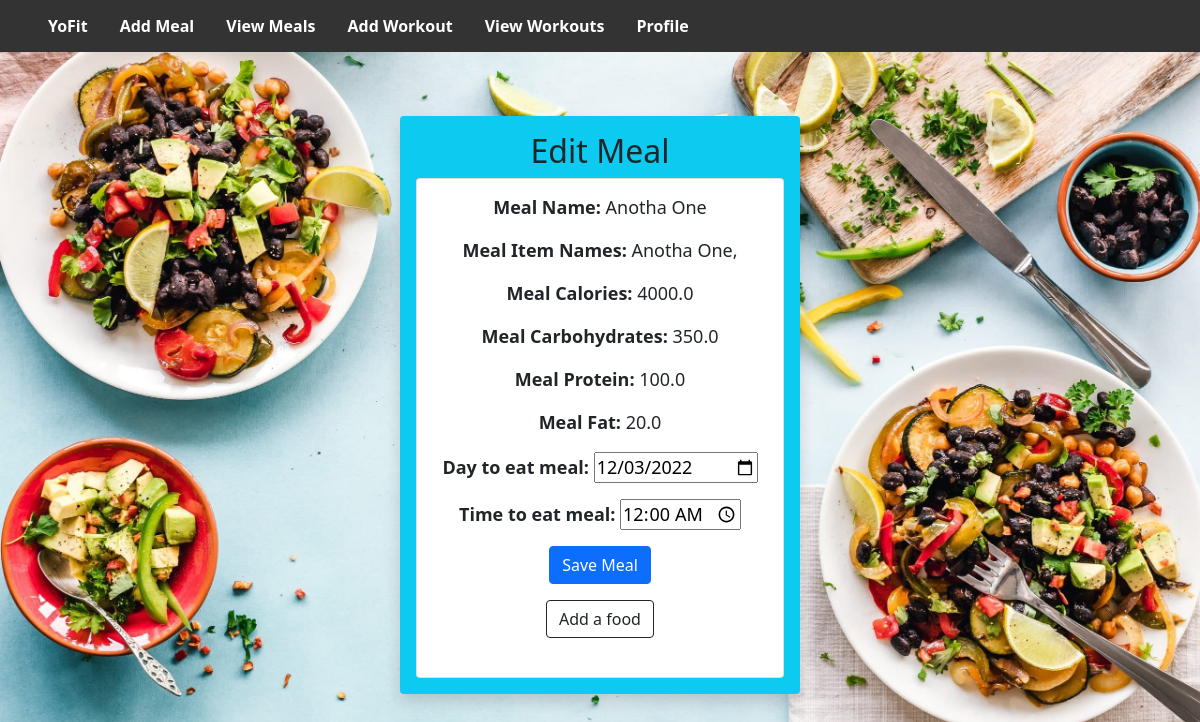
The app's page /editMeal/5 (signed in), older data.
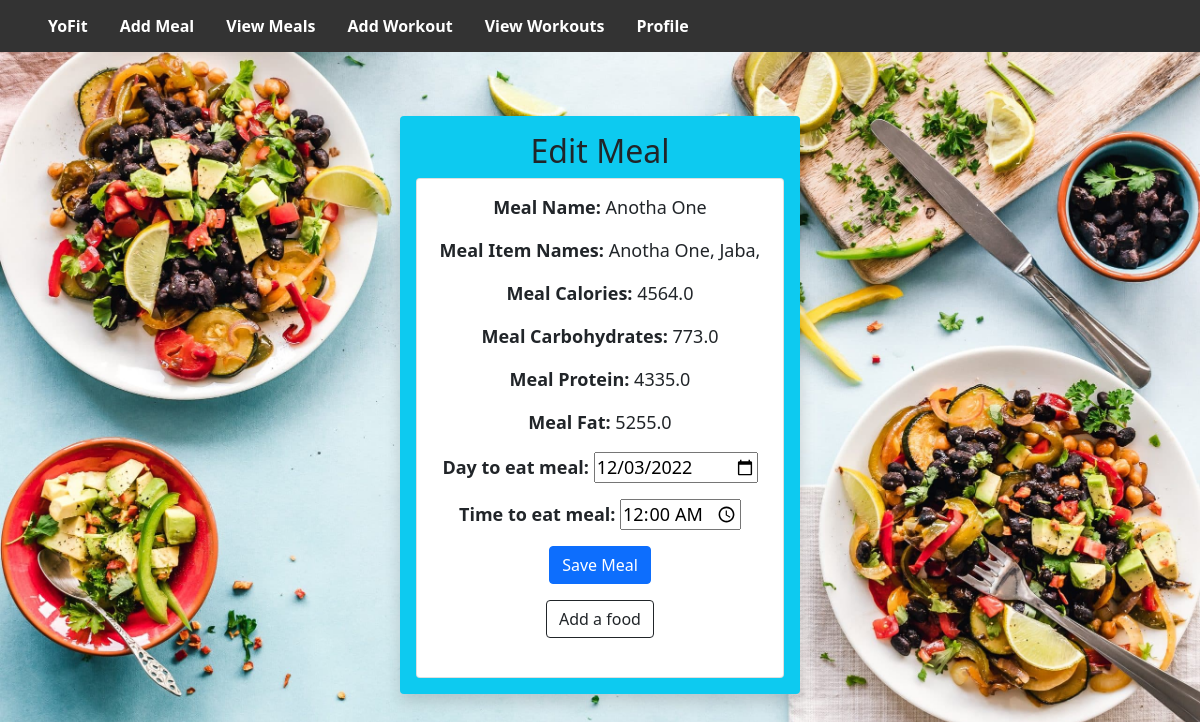
The same page, newer data.
### app/models.py (models this page shows)
class Meal(db.Model):
 id = db.Column(db.Integer, primary_key = True)
 name = db.Column(db.String(32))
 type = db.Column(db.String(16))
 meal_item_names = db.Column(db.String(1024))
 time_to_eat = db.Column(db.Date, default = date.today())
 time_meal = db.Column(db.Time, default = datetime.now())
 creator_id = db.Column(db.Integer, db.ForeignKey(User.id))
 meal_calories = db.Column(db.Float)
 meal_carbs = db.Column(db.Float)
 meal_protien = db.Column(db.Float) #spell mischeck- incase there is a bug later
 meal_fat = db.Column(db.Float)

### app/routes.py (the view, shortened to what this page needs)
@appObj.route('/editMeal/<mealID>', methods = ["GET", "POST"])
@login_required
def edit_meal(mealID):
 creator = current_user
 meal = Meal.query.filter_by(id = mealID).first()
 meal_form = EditMeal()
 original_meal_day = meal.time_to_eat
 original_meal_year = original_meal_day.year
 original_meal_month = original_meal_day.month
 original_meal_number_day = original_meal_day.day
 original_meal_time = meal.time_meal
 original_meal_hour = original_meal_time.hour
 original_meal_minute = original_meal_time.minute
 meal_form.time_to_eat.data = date(original_meal_year, original_meal_month, original_meal_number_day)
 meal_form.time.data = time(original_meal_hour, original_meal_minute)
 return render_template('edit_meal.html', meal_form = meal_form, meal = meal)

### app/edit_meal.py
class EditMeal(FlaskForm):
 time_to_eat = DateField('Day to eat meal', format = '%Y-%m-%d', validators = [DataRequired()])
 time = TimeField('Time to eat meal', format = '%H:%M', validators = [DataRequired()])
 submit = SubmitField('Save Meal')

### app/models.py (called while the page is built)
@login.user_loader
def load_user(id):
 return User.query.get(int(id))

### app/templates/edit_meal.html (shortened to what this page needs)
<html lang="en">
  <head>
    <link rel="stylesheet" href="{{ url_for('static', filename='css/main.css') }}">
    <link href="https://cdn.jsdelivr.net/npm/bootstrap@5.0.2/dist/css/bootstrap.min.css" rel="stylesheet" crossorigin=>
  </head>
  <header>
    <ul>
        <li><a class="active" href="/home">YoFit</a></li>
        <li><a class="active" href="/createMeal">Add Meal</a></li>
        <li><a class="active" href="/viewMeals">View Meals</a></li>
        <li><a class="active" href="/createWorkout">Add Workout</a></li>
        <li><a class="active" href="/viewWorkouts">View Workouts</a></li>
        <li><a class="active" href="/profile">Profile</a></li>
      </ul>
  </header>
  <br>
  <br>
  <body>
    <div class="shadow p-3 mb-5 bg-info bg-opacity-50 rounded mx-auto" style="width: 400px;">
      <h2 style = "text-align: center;">Edit Meal</h2>
      <div class="card text-center" style ="width: 100%; padding: 5px">
          <form method = "POST" novalidate>
              <p style="font-size: 18px;">
                <strong style="font-size: 18px;">Meal Name: </strong>{{meal.name}}
              </p>
              <p style="font-size: 18px;">
                <strong style="font-size: 18px;">Meal Item Names: </strong>{{meal.meal_item_names}}
              </p>
              <p style="font-size: 18px;">
                <strong style="font-size: 18px;">Meal Calories: </strong>{{meal.meal_calories}}
              </p>
              <p style="font-size: 18px;">
                <strong style="font-size: 18px;">Meal Carbohydrates: </strong>{{meal.meal_carbs}}
              </p>
              <p style="font-size: 18px;">
                <strong style="font-size: 18px;">Meal Protein: </strong>{{meal.meal_protien}}
              </p>
              <p style="font-size: 18px;">
                <strong style="font-size: 18px;">Meal Fat: </strong>{{meal.meal_fat}}
              </p>
              <p style="font-size: 18px;">
                <strong style="font-size: 18px;">{{meal_form.time_to_eat.label}}: </strong>{{meal_form.time_to_eat}}
              </p>
              <p style="font-size: 18px;">
                <strong style="font-size: 18px;">{{meal_form.time.label}}: </strong>{{meal_form.time}}
              </p>
              <p>
                  {{ meal_form.submit(class="btn btn-primary") }}
              </p>
              <p> <a class="btn btn-outline-dark" href="/addFoodExisting/{{meal.id}}" role="button">Add a food </a> </p>
          </form>
      </div>
  </div>
  </body>
</html>

Row changes from the older to the newer data that the page shows:
changed Meal "Anotha One": meal_item_names "Anotha One," → "Anotha One, Jaba,"; meal_calories "4000.0" → "4564.0"; meal_carbs "350.0" → "773.0"; meal_protien "100.0" → "4335.0"; meal_fat "20.0" → "5255.0"
